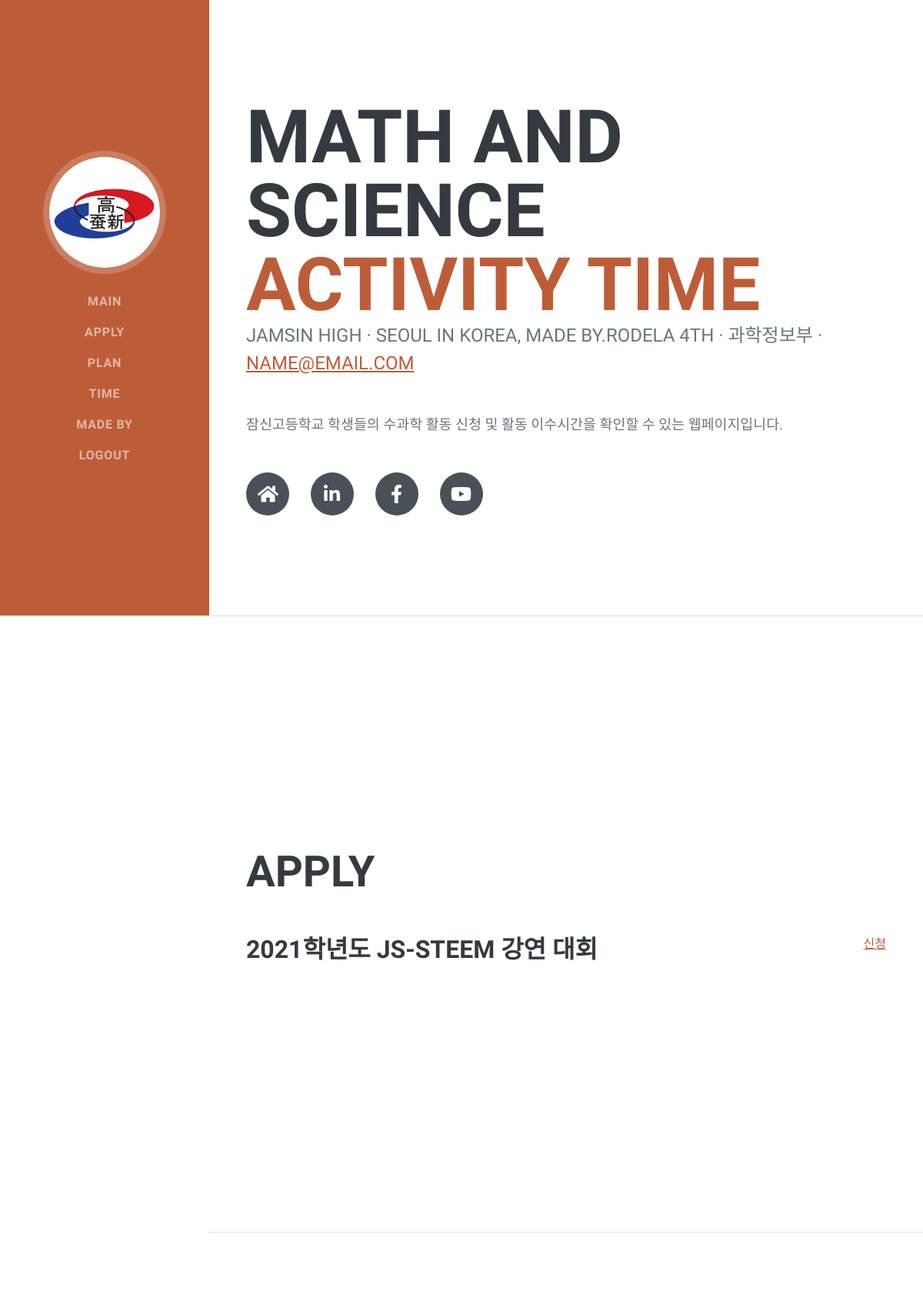
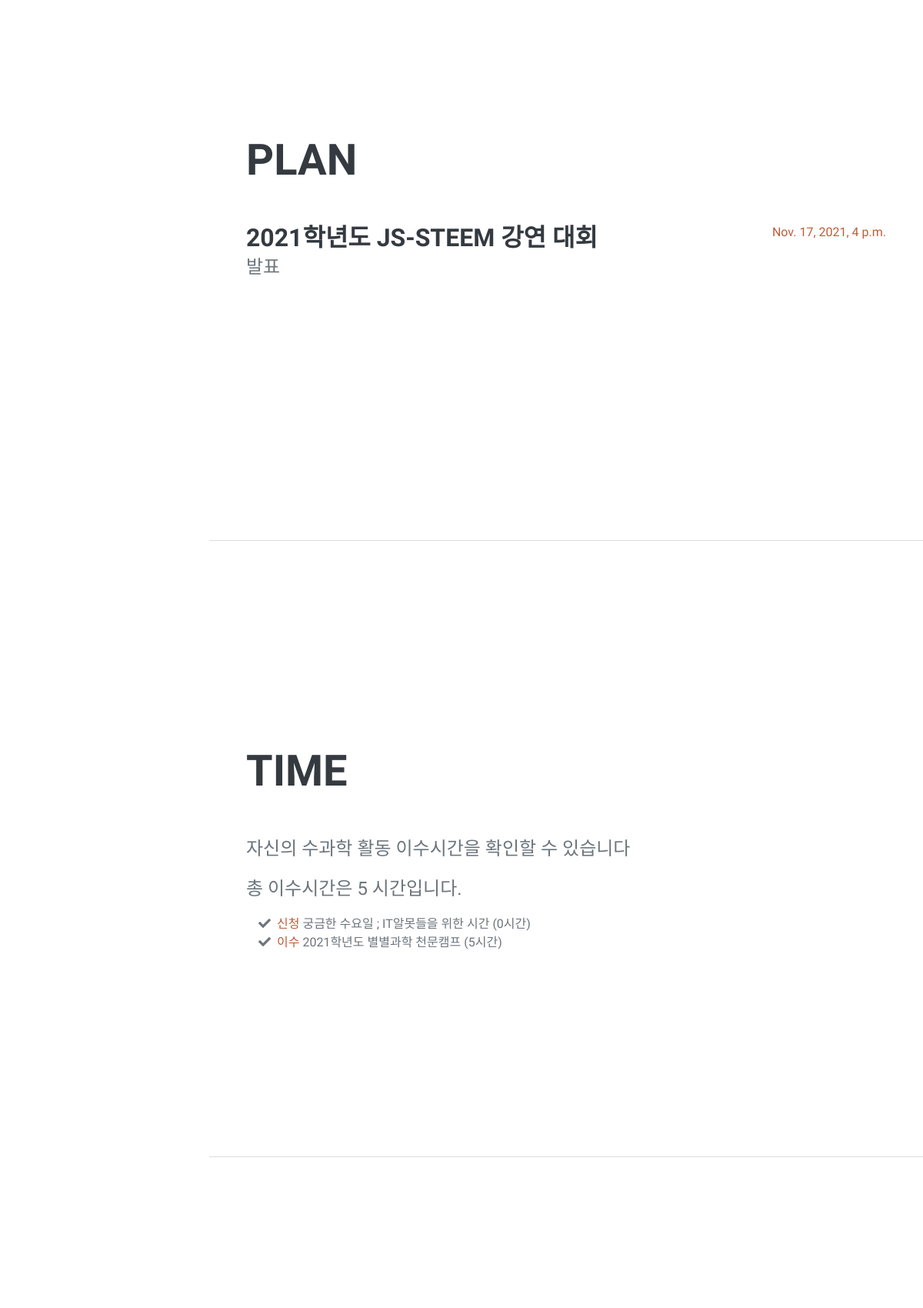
/polls/ (signed in, upper part), run on the app's committed database (2 pictures, top to bottom).
### polls/models.py (models this page shows, shortened)
class Activity(models.Model):
    title = models.CharField(max_length=512, verbose_name = '활동명')
    start_date = models.DateTimeField(verbose_name ='신청 시작')
    end_date = models.DateTimeField(verbose_name = '신청 마감')
    description = models.TextField(verbose_name = '내용')
    hour = models.IntegerField(verbose_name = '부여하는 수과학 활동 시간')

class Plan(models.Model):
    activity = models.ForeignKey(Activity, on_delete=models.CASCADE)
    title = models.CharField(max_length=512, verbose_name = '내용')
    due_date = models.DateTimeField(verbose_name = '날짜/시간')

class User(models.Model):
    studentid = models.CharField(max_length=64, unique=True, verbose_name = '학번')
    name = models.CharField(max_length=10, verbose_name="이름")
    password = models.CharField(max_length=512, verbose_name = '비밀번호')
    registered_dttm = models.DateTimeField(auto_now_add=True, verbose_name = '등록시간')
    class Meta:
        db_table = 'test_user'
    def get_applylist(self):
        return Apply.objects.filter(student_id = int(self.studentid))
    def _get_completed_time(self):
        a_list = self.get_applylist().filter(state = 4)
        total_time = 0
        for apply in a_list:
            total_time = total_time + apply.completed_time
        return total_time
    completed_time = property(_get_completed_time)

class Apply(models.Model):
    APPLY_STATE = (
        (1, '신청'),
        (2, '취소'),
        (3, '승인'),
        (4, '이수')
    )
    activity = models.ForeignKey(Activity, on_delete=models.CASCADE, verbose_name = '활동')
    student_id = models.IntegerField(verbose_name = '학번')
    name = models.CharField(max_length=512)
    reg_date = models.DateTimeField('date published')
    state = models.IntegerField(choices=APPLY_STATE, default=1)
    def _get_completed_time(self):
        if self.state != 4:
            return 0
        a_list = Additonal_hour.objects.filter(apply = self)
        total_time = self.activity.hour
        for a_hour in a_list:
            total_time = total_time + a_hour.extra_hour
        return total_time
    completed_time = property(_get_completed_time)

### polls/views.py (the view)
# urls.py: path('', views.IndexView.as_view(), name='index'),
class IndexView(generic.ListView):
    template_name = 'polls/index.html'
    context_object_name = 'latest_activity_list'
    def get_queryset(self):
        current_time = timezone.now()
        return Activity.objects.filter(end_date__gt=current_time).order_by('end_date')
    def get_context_data(self, **kwargs):
        context = super().get_context_data(**kwargs)
        current_time = timezone.now()
        context['plan_list'] = Plan.objects.filter(due_date__gt=current_time).order_by('due_date')
        try:
            if self.request.session.has_key("user") :
                user_id = self.request.session['user']
                if user_id == None:
                    context['apply_list'] = []
                    context['user'] = False
                else:
                    user = User.objects.get(pk=user_id)
                    context['apply_list'] = user.get_applylist()
                    context['user'] = user
            else :
                context['apply_list'] = []
                context['user'] = False
        except ObjectDoesNotExist:
            context['apply_list'] = []
            context['user'] = False
        return context

### polls/templates/polls/index.html (shortened to what this page needs)
{% load static %}
<!DOCTYPE html>
<html lang="en">
    <head>
        <link href="{% static 'polls/css/styles.css' %}" rel="stylesheet" />
    </head>
    <body id="page-top">
        <nav class="navbar navbar-expand-lg navbar-dark bg-primary fixed-top" id="sideNav">
            {% if user %}
            <a class="navbar-brand js-scroll-trigger" href="/polls/logout/">
                <span class="d-none d-lg-block"><img class="img-fluid img-profile rounded-circle mx-auto mb-2" src="{% static 'polls/img/jamsin.jpg' %}" alt="..." title='Login' /></span>
            </a>
            {% else %}
            <a class="navbar-brand js-scroll-trigger" href="/polls/login/">
                <span class="d-block d-lg-none">Login</span>
                <span class="d-none d-lg-block"><img class="img-fluid img-profile rounded-circle mx-auto mb-2" src="{% static 'polls/img/jamsin.jpg' %}" alt="..." title='Login'/></span>
            </a>
            {% endif %}
            <div class="collapse navbar-collapse" id="navbarResponsive">
                <ul class="navbar-nav">
                    <li class="nav-item"><a class="nav-link js-scroll-trigger" href="#Main">Main</a></li>
                    <li class="nav-item"><a class="nav-link js-scroll-trigger" href="#apply">apply</a></li>
                    <li class="nav-item"><a class="nav-link js-scroll-trigger" href="#plan">plan</a></li>
                    <li class="nav-item"><a class="nav-link js-scroll-trigger" href="#time">time</a></li>
                    <li class="nav-item"><a class="nav-link js-scroll-trigger" href="#madeby">made by</a></li>
                    {% if user %}
                    <li class="nav-item"><a class="nav-link js-scroll-trigger" href="/polls/logout/">Logout</a></li>
                    {% else %}
                    <li class="nav-item"><a class="nav-link js-scroll-trigger" href="/polls/login/">Login</a></li>
                    {% endif %}
                </ul>
            </div>
        </nav>
        <div class="container-fluid p-0">
            <section class="resume-section" id="Main">
                <div class="resume-section-content">
                    <h1 class="mb-0">
                    Math and Science
                        <span class="text-primary">Activity time</span>
                    </h1>
                    <div class="subheading mb-5">
                        JAMSIN HIGH · SEOUL IN KOREA, MADE By.RODELA 4th · 과학정보부 ·
                        <a href="mailto:name@email.com">name@email.com</a>
                    </div>
                    <p class="lead mb-5">잠신고등학교 학생들의 수과학 활동 신청 및 활동 이수시간을 확인할 수 있는 웹페이지입니다.</p>
                    <div class="social-icons">
                        <a class="social-icon" href="https://jamsin.sen.hs.kr/index.do"><i class="fa fa-home"></i></a>
                        <a class="social-icon" href="https://www.instagram.com/jamsinh2021/"><i class="fab fa-linkedin-in"></i></a>
                        <a class="social-icon" href="https://www.facebook.com/jamsin.rodela/"><i class="fab fa-facebook-f"></i></a>
                        <a class="social-icon" href="https://www.youtube.com/channel/UCCQvSW1uiWUl4ldF397bfVw"><i class="fab fa-youtube"></i></a>
                    </div>
                </div>
            </section>
            <hr class="m-0" />
            {% if latest_activity_list %}
            <section class="resume-section" id="apply">
                <div class="resume-section-content">
                    <h2 class="mb-5">apply</h2>
                    {% for activity in latest_activity_list %}
                    <div class="d-flex flex-column flex-md-row justify-content-between mb-5">
                        <div class="flex-grow-1">
                            <h3 class="mb-0">{{ activity.title }}</h3>
                        </div>
                        {% if user %}
                        <div class="flex-shrink-0"><a href="{% url 'polls:detail' activity.id %}">신청</a></div>
                        {% else %}
                        <div class="flex-shrink-0">로그인 후 신청할 수 있습니다.</div>
                        {% endif %}
                    </div>
                    {% endfor %}
                </div>
            </section>
            {% else %}
                <p>신청 가능한 활동이 없습니다.</p>
            {% endif %}
            <hr class="m-0" />
            {% if plan_list %}
            <section class="resume-section" id="plan">
                <div class="resume-section-content">
                    <h2 class="mb-5">plan</h2>
                    {% for plan in plan_list %}
                    <div class="d-flex flex-column flex-md-row justify-content-between mb-5">
                        <div class="flex-grow-1">
                            <h3 class="mb-0">{{ plan.activity.title }}</h3>
                            <div class="subheading mb-3">{{ plan.title }}</div>
                        </div>
                        <div class="flex-shrink-0"><span class="text-primary">{{ plan.due_date }}</span></div>
                    </div>
                    {% endfor %}
                </div>
            </section>
            {% endif %}
            <hr class="m-0" />
            <section class="resume-section" id="time">
                <div class="resume-section-content">
                    <h2 class="mb-5">Time</h2>
                    <div class="subheading mb-3">자신의 수과학 활동 이수시간을 확인할 수 있습니다</div>
                    {% if user %}
                    <div class="subheading mb-3">총 이수시간은 {{user.completed_time}} 시간입니다.</div>
                    {% endif %}
                    {% if apply_list %}
                    <ul class="fa-ul mb-0">
                        {% for apply in apply_list %}
                        <li>
                            <span class="fa-li"><i class="fas fa-check"></i></span>
                        <span class="text-primary">{{apply.get_state_display}}</span>
                        {{apply.activity.title}} ({{apply.completed_time}}시간)
                        </li>
                        {% endfor %}
                    </ul>
                    {% else %}
                        {% if user %}
                        <div class="subheading mb-3">수과학 활동을 신청하시면 확인할 수 있습니다.</div>
                        {% else %}
                        <div class="subheading mb-3">로그인 하시면 자신의 수과학 활동 이수시간을 확인할 수 있습니다</div>
                        {% endif %}
                    {% endif %}
                </div>
            </section>
            <hr class="m-0" />
            <section class="resume-section" id="madeby">
            </section>
        </div>
    </body>
</html>

### data on the page
Activity: title "2021학년도 JS-STEEM 강연 대회"
Plan: activity "2021학년도 JS-STEEM 강연 대회", title "발표", due_date "Nov. 17, 2021, 4 p.m."
User: completed_time "5"
Apply: state "신청", activity "궁금한 수요일 ; IT알못들을 위한 시간", completed_time "0"
Apply: state "이수", activity "2021학년도 별별과학 천문캠프", completed_time "5"
